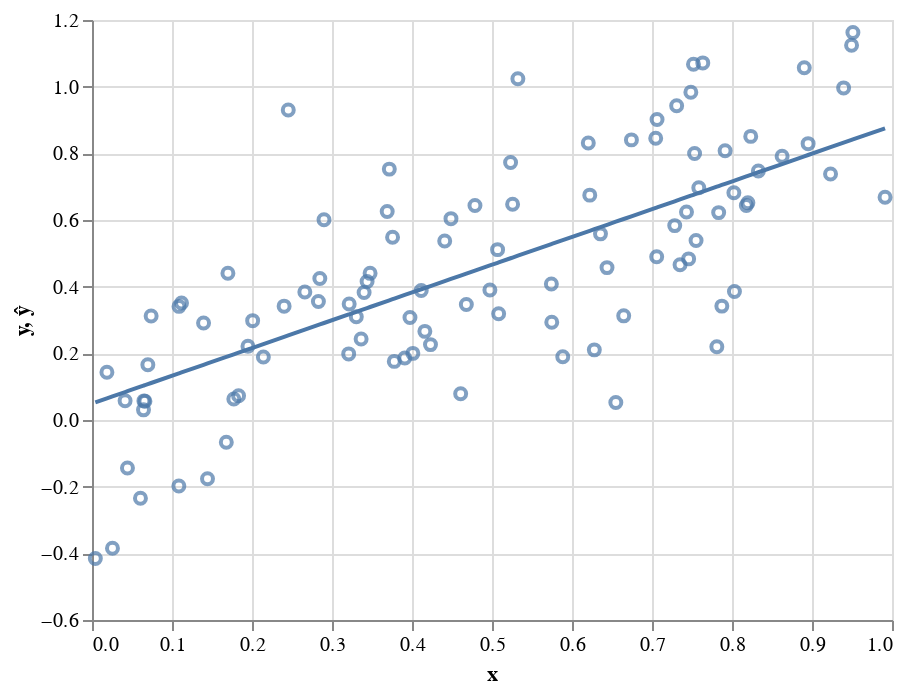

Notebook code cell kept with this figure:
### Markdown cell above
Let's see what this model looks like:

### Code cell
model = LinearModel(α, β)
ŷ = model.predict(X)
data_df = pd.DataFrame({'y':y, 'ŷ':ŷ, 'x':X[:,0]})
alt.Chart(data_df).mark_point().encode(x='x', y='y') + \
alt.Chart(data_df).mark_line().encode(x='x', y='ŷ')

### Figure 1 — Vega-Lite specification as saved in the notebook (floating-point values rounded to 4 significant figures)
{"$schema": "https://vega.github.io/schema/vega-lite/v3.4.0.json", "config": {"mark": {"tooltip": null}, "view": {"height": 300, "width": 400}}, "data": {"name": "data-beb07dd551682bcde2f1270711e82ec5"}, "datasets": {"data-beb07dd551682bcde2f1270711e82ec5": [{"x": 0.3439, "y": 0.4154, "ŷ": 0.3358}, {"x": 0.8023, "y": 0.6815, "ŷ": 0.7177}, {"x": 0.3716, "y": 0.7526, "ŷ": 0.359}, {"x": 0.7873, "y": 0.3416, "ŷ": 0.7052}, {"x": 0.4974, "y": 0.3899, "ŷ": 0.4637}, {"x": 0.4679, "y": 0.3466, "ŷ": 0.4392}, {"x": 0.7063, "y": 0.9014, "ŷ": 0.6377}, {"x": 0.266, "y": 0.3842, "ŷ": 0.271}, {"x": 0.8179, "y": 0.6436, "ŷ": 0.7307}, {"x": 0.7585, "y": 0.6966, "ŷ": 0.6812}, {"x": 0.4116, "y": 0.3887, "ŷ": 0.3922}, {"x": 0.5323, "y": 1.024, "ŷ": 0.4928}, {"x": 0.9232, "y": 0.7378, "ŷ": 0.8183}, {"x": 0.9395, "y": 0.9963, "ŷ": 0.832}, {"x": 0.06437, "y": 0.03047, "ŷ": 0.103}, {"x": 0.7518, "y": 1.067, "ŷ": 0.6756}, {"x": 0.9913, "y": 0.668, "ŷ": 0.8751}, {"x": 0.4161, "y": 0.2659, "ŷ": 0.396}, {"x": 0.07391, "y": 0.3118, "ŷ": 0.111}, {"x": 0.01865, "y": 0.1431, "ŷ": 0.06496}, {"x": 0.1949, "y": 0.2212, "ŷ": 0.2118}, {"x": 0.1832, "y": 0.07301, "ŷ": 0.202}, {"x": 0.7833, "y": 0.6222, "ŷ": 0.7019}, {"x": 0.1088, "y": 0.3409, "ŷ": 0.14}, {"x": 0.04136, "y": 0.05775, "ŷ": 0.08388}, {"x": 0.29, "y": 0.6007, "ŷ": 0.291}, {"x": 0.5257, "y": 0.6471, "ŷ": 0.4873}, {"x": 0.6743, "y": 0.8403, "ŷ": 0.611}, {"x": 0.781, "y": 0.2196, "ŷ": 0.7}, {"x": 0.5232, "y": 0.7724, "ŷ": 0.4852}, {"x": 0.9511, "y": 1.163, "ŷ": 0.8416}, {"x": 0.5884, "y": 0.1896, "ŷ": 0.5395}, {"x": 0.283, "y": 0.3556, "ŷ": 0.2852}, {"x": 0.7532, "y": 0.7995, "ŷ": 0.6768}, {"x": 0.3779, "y": 0.1759, "ŷ": 0.3641}, {"x": 0.02558, "y": -0.3845, "ŷ": 0.07074}, {"x": 0.4409, "y": 0.537, "ŷ": 0.4166}, {"x": 0.1119, "y": 0.3508, "ŷ": 0.1426}, {"x": 0.2008, "y": 0.298, "ŷ": 0.2167}, {"x": 0.8198, "y": 0.652, "ŷ": 0.7323}, {"x": 0.8031, "y": 0.3854, "ŷ": 0.7183}, {"x": 0.3364, "y": 0.243, "ŷ": 0.3296}, {"x": 0.7308, "y": 0.9428, "ŷ": 0.6581}, {"x": 0.833, "y": 0.7472, "ŷ": 0.7432}, {"x": 0.6548, "y": 0.0526, "ŷ": 0.5948}, {"x": 0.004162, "y": -0.4155, "ŷ": 0.0529}, {"x": 0.7059, "y": 0.4896, "ŷ": 0.6373}, {"x": 0.6279, "y": 0.2104, "ŷ": 0.5724}, {"x": 0.1679, "y": -0.06675, "ŷ": 0.1893}, {"x": 0.7551, "y": 0.5384, "ŷ": 0.6783}, {"x": 0.7635, "y": 1.071, "ŷ": 0.6853}, {"x": 0.4487, "y": 0.604, "ŷ": 0.4232}, {"x": 0.3215, "y": 0.3481, "ŷ": 0.3172}, {"x": 0.6356, "y": 0.5584, "ŷ": 0.5788}, {"x": 0.4231, "y": 0.2262, "ŷ": 0.4018}, {"x": 0.6646, "y": 0.3125, "ŷ": 0.603}, {"x": 0.7486, "y": 0.983, "ŷ": 0.6729}, {"x": 0.06617, "y": 0.0565, "ŷ": 0.1045}, {"x": 0.3209, "y": 0.1983, "ŷ": 0.3167}, {"x": 0.7458, "y": 0.4833, "ŷ": 0.6706}, {"x": 0.7431, "y": 0.6239, "ŷ": 0.6684}, {"x": 0.507, "y": 0.5111, "ŷ": 0.4717}, {"x": 0.8234, "y": 0.8508, "ŷ": 0.7353}, {"x": 0.7914, "y": 0.8079, "ŷ": 0.7086}, {"x": 0.4608, "y": 0.07893, "ŷ": 0.4333}, {"x": 0.3476, "y": 0.4399, "ŷ": 0.339}, {"x": 0.6222, "y": 0.6746, "ŷ": 0.5677}, {"x": 0.04433, "y": -0.1439, "ŷ": 0.08635}, {"x": 0.3975, "y": 0.3076, "ŷ": 0.3805}, {"x": 0.1394, "y": 0.291, "ŷ": 0.1656}, {"x": 0.2848, "y": 0.4246, "ŷ": 0.2866}, {"x": 0.8952, "y": 0.829, "ŷ": 0.795}, {"x": 0.06056, "y": -0.2346, "ŷ": 0.09987}, {"x": 0.391, "y": 0.1858, "ŷ": 0.3751}, {"x": 0.2453, "y": 0.93, "ŷ": 0.2538}, {"x": 0.6204, "y": 0.8311, "ŷ": 0.5661}, {"x": 0.7351, "y": 0.4658, "ŷ": 0.6617}, {"x": 0.5742, "y": 0.4083, "ŷ": 0.5277}, {"x": 0.5747, "y": 0.2931, "ŷ": 0.5281}, {"x": 0.7284, "y": 0.5832, "ŷ": 0.6561}, {"x": 0.0649, "y": 0.05732, "ŷ": 0.1035}, {"x": 0.8903, "y": 1.057, "ŷ": 0.791}, {"x": 0.7046, "y": 0.8453, "ŷ": 0.6363}, {"x": 0.4011, "y": 0.1999, "ŷ": 0.3835}, {"x": 0.3304, "y": 0.3096, "ŷ": 0.3246}, {"x": 0.1444, "y": -0.1764, "ŷ": 0.1697}, {"x": 0.5083, "y": 0.3185, "ŷ": 0.4728}, {"x": 0.1699, "y": 0.4401, "ŷ": 0.1909}, {"x": 0.1773, "y": 0.06278, "ŷ": 0.1971}, {"x": 0.1086, "y": -0.1982, "ŷ": 0.1399}, {"x": 0.369, "y": 0.6254, "ŷ": 0.3568}, {"x": 0.2401, "y": 0.3415, "ŷ": 0.2495}, {"x": 0.3401, "y": 0.3824, "ŷ": 0.3327}, {"x": 0.6438, "y": 0.4572, "ŷ": 0.5856}, {"x": 0.9495, "y": 1.124, "ŷ": 0.8402}, {"x": 0.2142, "y": 0.1893, "ŷ": 0.2278}, {"x": 0.06982, "y": 0.1655, "ŷ": 0.1076}, {"x": 0.8626, "y": 0.7912, "ŷ": 0.7679}, {"x": 0.3757, "y": 0.5484, "ŷ": 0.3624}, {"x": 0.4787, "y": 0.6437, "ŷ": 0.4481}]}, "layer": [{"encoding": {"x": {"field": "x", "type": "quantitative"}, "y": {"field": "y", "type": "quantitative"}}, "mark": "point"}, {"encoding": {"x": {"field": "x", "type": "quantitative"}, "y": {"field": "ŷ", "type": "quantitative"}}, "mark": "line"}]}
